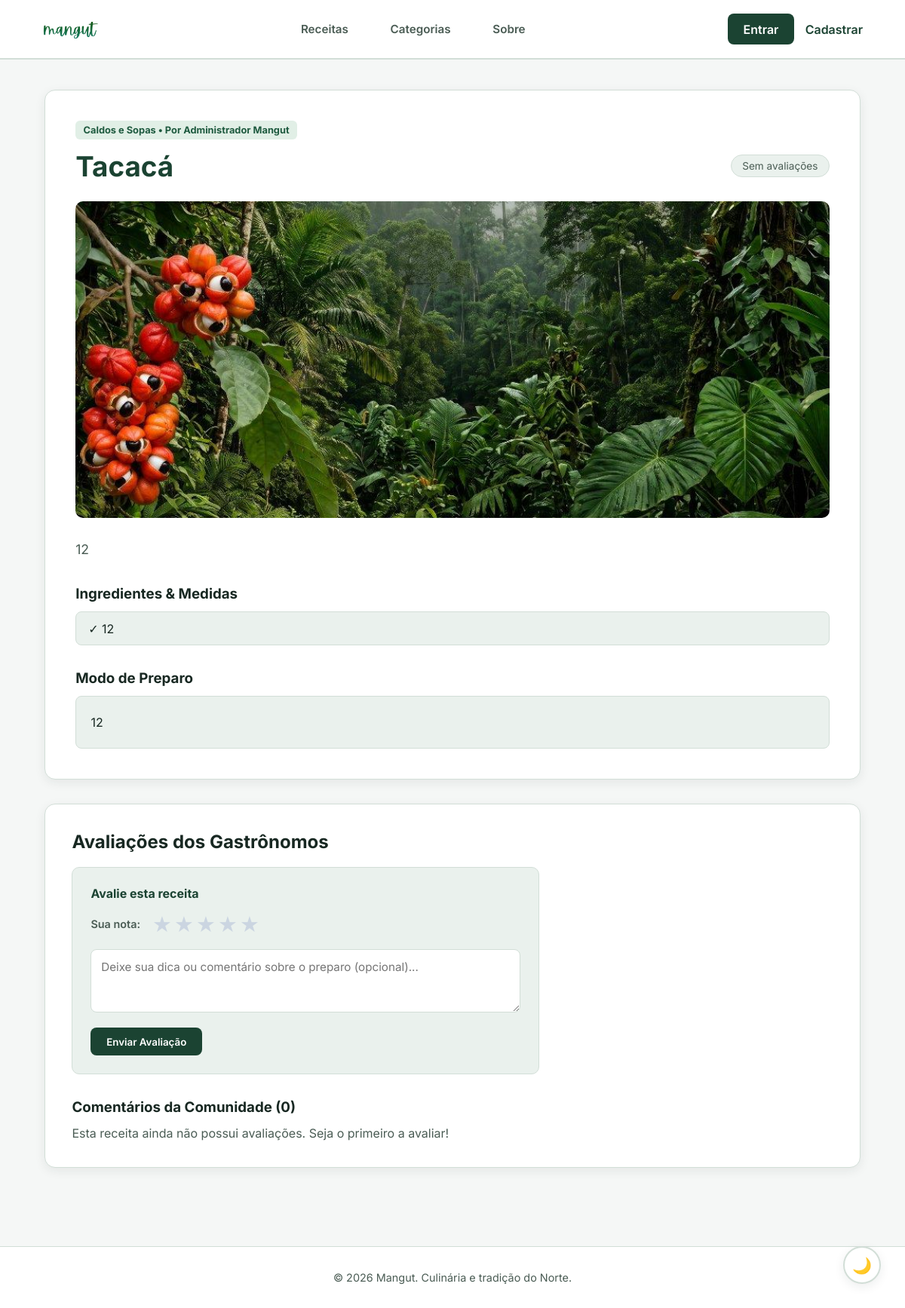
Page /receita/1 on the committed database.
### app/models.py (models this page shows, shortened)
class Categoria(db.Model):
    __tablename__ = 'categoria'
    idcategoria = db.Column(db.Integer, primary_key=True)
    nome = db.Column(db.String(50), nullable=False)
    receitas = db.relationship('Receita', back_populates='categoria_rel', lazy=True)

class Gastronomo(UserMixin, db.Model):
    __tablename__ = 'gastronomos'
    idgastronomos = db.Column(db.Integer, primary_key=True)
    nome = db.Column(db.String(100), nullable=False)
    email = db.Column(db.String(120), unique=True, nullable=False)
    senha = db.Column(db.String(255), nullable=False)
    telefone = db.Column(db.String(20), nullable=True)
    foto_perfil = db.Column(db.String(255), nullable=True)
    is_admin = db.Column(db.Boolean, default=False)
    receitas = db.relationship('Receita', back_populates='autor', lazy=True)
    avaliacoes = db.relationship('AvaliacaoReceita', back_populates='usuario', lazy=True, cascade='all, delete-orphan')
    pastas = db.relationship('PastaReceitas', back_populates='usuario', lazy=True, cascade='all, delete-orphan')

class Receita(db.Model):
    __tablename__ = 'receitas'
    idreceitas = db.Column(db.Integer, primary_key=True)
    nome = db.Column(db.String(100), nullable=False)
    descricao = db.Column(db.Text, nullable=False)
    lista_ingredientes = db.Column(db.Text, nullable=False)
    modo_preparo = db.Column(db.Text, nullable=False)
    imagem_url = db.Column(db.String(255), nullable=True)
    visualizacoes = db.Column(db.Integer, default=0)
    status = db.Column(db.String(20), default='ativo')
    data_criacao = db.Column(db.DateTime, default=datetime.utcnow)
    categoria_idcategoria = db.Column(db.Integer, db.ForeignKey('categoria.idcategoria'), nullable=False)
    gastronomos_idgastronomos = db.Column(db.Integer, db.ForeignKey('gastronomos.idgastronomos'), nullable=False)
    categoria_rel = db.relationship('Categoria', back_populates='receitas')
    autor = db.relationship('Gastronomo', back_populates='receitas')
    avaliacoes = db.relationship('AvaliacaoReceita', back_populates='receita', lazy=True, cascade='all, delete-orphan')

### app/routes.py (the view, shortened to what this page needs)
@main.route('/receita/<int:id>')
def detalhe_receita(id):
    receita = Receita.query.get_or_404(id)
    if receita.lista_ingredientes:
        if '\n' in receita.lista_ingredientes:
            ingredientes = [linha.strip() for linha in receita.lista_ingredientes.splitlines() if linha.strip()]
        else:
            ingredientes = [item.strip() for item in receita.lista_ingredientes.split(',') if item.strip()]
    else:
        ingredientes = []
    avaliacoes_db = AvaliacaoReceita.query.filter_by(receitas_idreceitas=id).all()
    qtd_avaliacoes = len(avaliacoes_db)
    media_estrelas = round(sum(a.avaliacoes for a in avaliacoes_db) / qtd_avaliacoes, 1) if qtd_avaliacoes > 0 else 0.0
    minha_avaliacao = None
    minhas_pastas = []
    ids_pastas_salvas = []
    if current_user.is_authenticated:
        minhas_pastas = PastaReceitas.query.filter_by(gastronomo_id=current_user.idgastronomos).all()
        ids_pastas_salvas = [p.id for p in minhas_pastas if receita in p.receitas_salvas]
    avaliacoes_formatadas = []
    dados_receita = {
        "id": receita.idreceitas,
        "nome": receita.nome,
        "categoria": receita.categoria_rel.nome,
        "descricao": receita.descricao,
        "modo_preparo": receita.modo_preparo,
        "imagem_url": receita.imagem_url,  # 🟢 Sem placeholder externo
        "autor_id": receita.gastronomos_idgastronomos,
        "autor_nome": receita.autor.nome,
        "media_estrelas": media_estrelas,
        "qtd_avaliacoes": qtd_avaliacoes
    }
    return render_template(
        'receita.html',
        receita=dados_receita,
        ingredientes=ingredientes,
        avaliacoes=avaliacoes_formatadas,
        minha_avaliacao=minha_avaliacao,
        minhas_pastas=minhas_pastas,
        ids_pastas_salvas=ids_pastas_salvas
    )

### app/templates/receita.html (shortened to what this page needs)
<!DOCTYPE html>
<html lang="pt-br">
<head>
    <link rel="stylesheet" href="{{ url_for('static', filename='css/style.css') }}">
</head>
<body>
    <header class="navbar">
        <a href="/" class="logo-link">
            <img src="{{ url_for('static', filename='img/logo.png') }}" alt="Logo Mangut" class="navbar-logo">
        </a>
        <nav class="nav-links">
            <a href="/receitas">Receitas</a>
            <a href="/categorias">Categorias</a>
            <a href="/sobre">Sobre</a>
        </nav>
        <div class="nav-actions">
            {% if current_user.is_authenticated %}
                <a href="/perfil" class="navbar-user-link" title="Ver meu perfil">
                    {% if current_user.foto_perfil %}
                        <img src="{{ current_user.foto_perfil }}" alt="{{ current_user.nome }}" class="navbar-avatar-thumb">
                    {% else %}
                        <span class="navbar-avatar-placeholder">{{ current_user.nome[0] | upper }}</span>
                    {% endif %}
                    <span>{{ current_user.nome }} {% if current_user.is_admin %}(ADM){% endif %}</span>
                </a>
                <a href="/receita/nova" class="btn-primary">+ Nova Receita</a>
                <a href="/logout" class="btn-logout" title="Sair do sistema">🚪 Sair</a>
            {% else %}
                <a href="/login" class="btn-primary">Entrar</a>
                <a href="/cadastro" style="color: var(--text-accent); font-weight: 600; text-decoration: none;">Cadastrar</a>
            {% endif %}
        </div>
    </header>
    <main class="container">
        <article class="recipe-detail">
            <div class="recipe-header-top">
                <span class="card-tag">{{ receita.categoria }} • Por {{ receita.autor_nome }}</span>
            </div>
            <div class="recipe-title-row">
                <h1 class="recipe-title">{{ receita.nome }}</h1>
                <div class="rating-badge-detail">
                    {% if receita.qtd_avaliacoes > 0 %}
                        <span style="color: #ffb703; font-weight: 700;">★ {{ receita.media_estrelas }}</span>
                        <span style="color: var(--text-secondary); font-size: 0.85rem;">({{ receita.qtd_avaliacoes }} avaliações)</span>
                    {% else %}
                        <span style="color: var(--text-secondary); font-size: 0.85rem;">Sem avaliações</span>
                    {% endif %}
                </div>
            </div>
            {% if receita.imagem_url %}
            <div class="recipe-hero-image">
                <img src="{{ receita.imagem_url }}" alt="{{ receita.nome }}">
            </div>
            {% endif %}
            <p class="recipe-description">{{ receita.descricao }}</p>
            <div style="margin-top: 2rem;">
                <h3 style="color: var(--text-primary); margin-bottom: 0.5rem;">Ingredientes & Medidas</h3>
                <ul class="ingredients-list">
                    {% for ingrediente in ingredientes %}
                    <li>✓ {{ ingrediente }}</li>
                    {% endfor %}
                </ul>
            </div>
            <div style="margin-top: 2rem;">
                <h3 style="color: var(--text-primary); margin-bottom: 0.5rem;">Modo de Preparo</h3>
                <div class="prep-text">{{ receita.modo_preparo }}</div>
            </div>
        </article>
        <section class="reviews-section">
            <h2 style="margin-bottom: 1.2rem;">Avaliações dos Gastrônomos</h2>
            <div class="review-form-wrapper">
                {% if minha_avaliacao %}
                    <div style="display: flex; justify-content: space-between; align-items: flex-start; flex-wrap: wrap; gap: 1rem;">
                        <div>
                            <h4 style="color: var(--text-accent); margin-bottom: 0.3rem;">Você já avaliou esta receita!</h4>
                            <p style="color: var(--text-secondary); font-size: 0.95rem;">
                                Sua nota registrada: <strong style="color: #ffb703; font-size: 1.1rem;">
                                    {% for i in range(minha_avaliacao.nota) %}★{% endfor %} ({{ minha_avaliacao.nota }}/5)
                                </strong>
                            </p>
                            {% if minha_avaliacao.comentario %}
                                <p style="color: var(--text-secondary); font-style: italic; margin-top: 0.4rem; font-size: 0.9rem;">
                                    "{{ minha_avaliacao.comentario }}"
                                </p>
                            {% endif %}
                        </div>
                        <form action="/avaliacao/{{ minha_avaliacao.id }}/excluir" method="POST" onsubmit="return confirm('Deseja remover sua avaliação desta receita?');">
                            <button type="submit" class="btn-logout" style="font-size: 0.8rem; padding: 0.35rem 0.7rem;">
                                🗑️
                            </button>
                        </form>
                    </div>
                    <details style="margin-top: 1rem; border-top: 1px dashed var(--border-color); padding-top: 0.8rem;">
                        <summary style="cursor: pointer; color: var(--text-accent); font-weight: 600; font-size: 0.85rem;">
                            Deseja alterar sua nota ou comentário?
                        </summary>
                        <form action="/receita/{{ receita.id }}/avaliar" method="POST" style="margin-top: 0.8rem;">
                            <div class="star-rating-container">
                                <span style="font-size: 0.9rem; font-weight: 600; color: var(--text-secondary);">Nova nota:</span>
                                <div class="star-rating">
                                    <input type="radio" id="star5" name="avaliacoes" value="5" {% if minha_avaliacao.nota == 5 %}checked{% endif %} required>
                                    <label for="star5">★</label>
                                    <input type="radio" id="star4" name="avaliacoes" value="4" {% if minha_avaliacao.nota == 4 %}checked{% endif %}>
                                    <label for="star4">★</label>
                                    <input type="radio" id="star3" name="avaliacoes" value="3" {% if minha_avaliacao.nota == 3 %}checked{% endif %}>
                                    <label for="star3">★</label>
                                    <input type="radio" id="star2" name="avaliacoes" value="2" {% if minha_avaliacao.nota == 2 %}checked{% endif %}>
                                    <label for="star2">★</label>
                                    <input type="radio" id="star1" name="avaliacoes" value="1" {% if minha_avaliacao.nota == 1 %}checked{% endif %}>
                                    <label for="star1">★</label>
                                </div>
                            </div>
                            <div style="margin-bottom: 0.8rem;">
                                <textarea
                                    name="comentario"
                                    class="review-textarea"
                                    rows="2"
                                    placeholder="Atualize seu comentário (opcional)...">{{ minha_avaliacao.comentario or '' }}</textarea>
                            </div>
                            <button type="submit" class="btn-primary" style="font-size: 0.85rem; padding: 0.5rem 1rem;">
                                Atualizar Avaliação
                            </button>
                        </form>
                    </details>
                {% else %}
                    <form action="/receita/{{ receita.id }}/avaliar" method="POST">
                        <h4 style="color: var(--text-accent);">Avalie esta receita</h4>
                        <div class="star-rating-container">
                            <span style="font-size: 0.9rem; font-weight: 600; color: var(--text-secondary);">Sua nota:</span>
                            <div class="star-rating" {% if not current_user.is_authenticated %}onclick="exigirLogin()"{% endif %}>
                                <label for="new_star5">★</label>
                                <label for="new_star4">★</label>
                                <label for="new_star3">★</label>
                                <label for="new_star2">★</label>
                                <label for="new_star1">★</label>
                            </div>
                        </div>
                        <div style="margin-bottom: 1rem;">
                            <textarea
                                name="comentario"
                                class="review-textarea"
                                placeholder="Deixe sua dica ou comentário sobre o preparo (opcional)..."
                                rows="3"
                                {% if not current_user.is_authenticated %}onclick="exigirLogin()" onfocus="exigirLogin()"{% endif %}></textarea>
                        </div>
                        <button type="submit" class="btn-primary" {% if not current_user.is_authenticated %}onclick="event.preventDefault(); exigirLogin();"{% endif %}>
                            Enviar Avaliação
                        </button>
                    </form>
                {% endif %}
            </div>
            <div>
                <h3>Comentários da Comunidade ({{ avaliacoes|length }})</h3>
                {% if avaliacoes %}
                    {% for av in avaliacoes %}
                    <div style="padding: 1rem 0; border-bottom: 1px solid var(--border-color);">
                        <div style="display: flex; justify-content: space-between; align-items: center; margin-bottom: 0.3rem;">
                            <strong style="color: var(--text-accent); font-size: 0.95rem;">👤 {{ av.autor_nome }}</strong>
                            <div style="display: flex; align-items: center; gap: 0.8rem;">
                                <div style="color: #ffb703;">
                                    {% for i in range(av.avaliacoes) %}★{% endfor %}
                                </div>
                                {% if current_user.is_authenticated and (current_user.idgastronomos == av.autor_id or current_user.is_admin) %}
                                <form action="/avaliacao/{{ av.id }}/excluir" method="POST" onsubmit="return confirm('Deseja excluir esta avaliação?');" style="display: inline;">
                                    <button type="submit" style="background: none; border: none; cursor: pointer; color: #d90429;" title="Excluir avaliação">🗑️</button>
                                </form>
                                {% endif %}
                            </div>
                        </div>
                        {% if av.comentario %}
                            <p style="color: var(--text-secondary); font-style: italic;">"{{ av.comentario }}"</p>
                        {% endif %}
                    </div>
                    {% endfor %}
                {% else %}
                    <p style="color: var(--text-secondary); margin-top: 0.8rem;">Esta receita ainda não possui avaliações. Seja o primeiro a avaliar!</p>
                {% endif %}
            </div>
        </section>
    </main>
    <footer>
        <p>&copy; 2026 Mangut. Culinária e tradição do Norte.</p>
    </footer>
    <button id="theme-toggle" class="theme-toggle-floating" title="Alternar Modo Escuro">🌙</button>
</body>
</html>

### rows in the picture
Categoria: categoria "Caldos e Sopas"
Gastronomo: autor_nome "Administrador Mangut"
Receita: nome "Tacacá", imagem_url (picture), descricao "12", lista_ingredientes "12", modo_preparo "12"

### other values in the picture
{{ avaliacoes|length }} "0"
